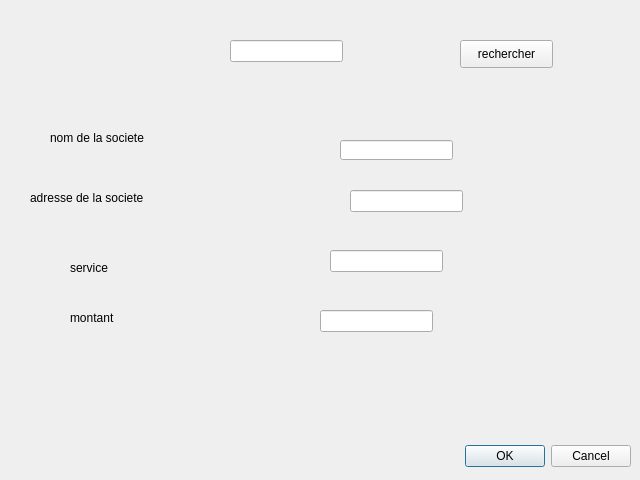
<?xml version="1.0" encoding="UTF-8"?>
<ui version="4.0">
 <class>modifierdevis</class>
 <widget class="QDialog" name="modifierdevis">
  <property name="geometry">
   <rect>
    <x>0</x>
    <y>0</y>
    <width>640</width>
    <height>480</height>
   </rect>
  </property>
  <property name="windowTitle">
   <string>Dialog</string>
  </property>
  <widget class="QDialogButtonBox" name="buttonBox">
   <property name="geometry">
    <rect>
     <x>10</x>
     <y>440</y>
     <width>621</width>
     <height>32</height>
    </rect>
   </property>
   <property name="orientation">
    <enum>Qt::Horizontal</enum>
   </property>
   <property name="standardButtons">
    <set>QDialogButtonBox::Cancel|QDialogButtonBox::Ok</set>
   </property>
  </widget>
  <widget class="QLineEdit" name="nom">
   <property name="geometry">
    <rect>
     <x>340</x>
     <y>140</y>
     <width>113</width>
     <height>20</height>
    </rect>
   </property>
  </widget>
  <widget class="QLineEdit" name="adresse">
   <property name="geometry">
    <rect>
     <x>350</x>
     <y>190</y>
     <width>113</width>
     <height>22</height>
    </rect>
   </property>
  </widget>
  <widget class="QLineEdit" name="montant">
   <property name="geometry">
    <rect>
     <x>320</x>
     <y>310</y>
     <width>113</width>
     <height>22</height>
    </rect>
   </property>
  </widget>
  <widget class="QLineEdit" name="service">
   <property name="geometry">
    <rect>
     <x>330</x>
     <y>250</y>
     <width>113</width>
     <height>22</height>
    </rect>
   </property>
  </widget>
  <widget class="QLabel" name="label">
   <property name="geometry">
    <rect>
     <x>50</x>
     <y>130</y>
     <width>131</width>
     <height>16</height>
    </rect>
   </property>
   <property name="text">
    <string>nom de la societe</string>
   </property>
  </widget>
  <widget class="QLabel" name="label_2">
   <property name="geometry">
    <rect>
     <x>30</x>
     <y>190</y>
     <width>141</width>
     <height>16</height>
    </rect>
   </property>
   <property name="text">
    <string>adresse de la societe</string>
   </property>
  </widget>
  <widget class="QLabel" name="label_3">
   <property name="geometry">
    <rect>
     <x>70</x>
     <y>310</y>
     <width>101</width>
     <height>16</height>
    </rect>
   </property>
   <property name="text">
    <string>montant</string>
   </property>
  </widget>
  <widget class="QLabel" name="label_4">
   <property name="geometry">
    <rect>
     <x>70</x>
     <y>260</y>
     <width>91</width>
     <height>16</height>
    </rect>
   </property>
   <property name="text">
    <string>service</string>
   </property>
  </widget>
  <widget class="QLineEdit" name="num">
   <property name="geometry">
    <rect>
     <x>230</x>
     <y>40</y>
     <width>113</width>
     <height>22</height>
    </rect>
   </property>
  </widget>
  <widget class="QPushButton" name="pushButton">
   <property name="geometry">
    <rect>
     <x>460</x>
     <y>40</y>
     <width>93</width>
     <height>28</height>
    </rect>
   </property>
   <property name="text">
    <string>rechercher</string>
   </property>
  </widget>
 </widget>
 <resources/>
 <connections>
  <connection>
   <sender>buttonBox</sender>
   <signal>accepted()</signal>
   <receiver>modifierdevis</receiver>
   <slot>accept()</slot>
   <hints>
    <hint type="sourcelabel">
     <x>248</x>
     <y>254</y>
    </hint>
    <hint type="destinationlabel">
     <x>157</x>
     <y>274</y>
    </hint>
   </hints>
  </connection>
  <connection>
   <sender>buttonBox</sender>
   <signal>rejected()</signal>
   <receiver>modifierdevis</receiver>
   <slot>reject()</slot>
   <hints>
    <hint type="sourcelabel">
     <x>316</x>
     <y>260</y>
    </hint>
    <hint type="destinationlabel">
     <x>286</x>
     <y>274</y>
    </hint>
   </hints>
  </connection>
 </connections>
</ui>
